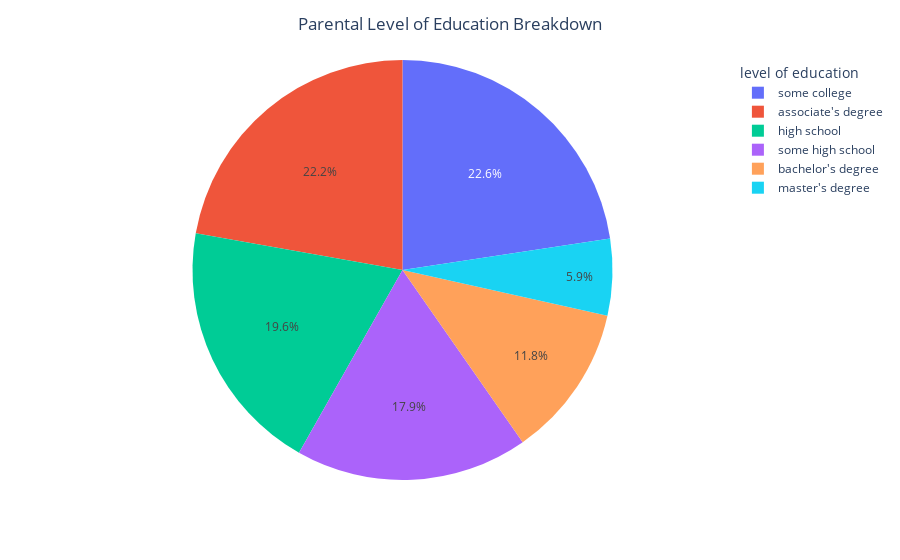

The notebook cell saved with this chart:
### Markdown cell above
#### Ruben

### Code cell
fig = px.pie(DF_ruben,
             names='parental level of education')
fig.update_layout(title=" Parental Level of Education Breakdown",
                  title_x=0.5,
                  legend_title="level of education")
fig.show()

### Figure 1 — Plotly figure (JSON) as saved in the notebook; plotly's stock layout.template omitted (floating-point values rounded to 4 significant figures; data arrays with more than 128 entries replaced by an {"elided": "..."} marker saying what was removed)
{"data": [{"domain": {"x": [0, 1], "y": [0, 1]}, "hovertemplate": "parental level of education=%{label}<extra></extra>", "labels": {"elided": "1000 str values"}, "legendgroup": "", "name": "", "showlegend": true, "type": "pie"}], "layout": {"autosize": true, "legend": {"title": {"text": "level of education"}, "tracegroupgap": 0}, "margin": {"t": 60}, "title": {"text": " Parental Level of Education Breakdown", "x": 0.5}}}
